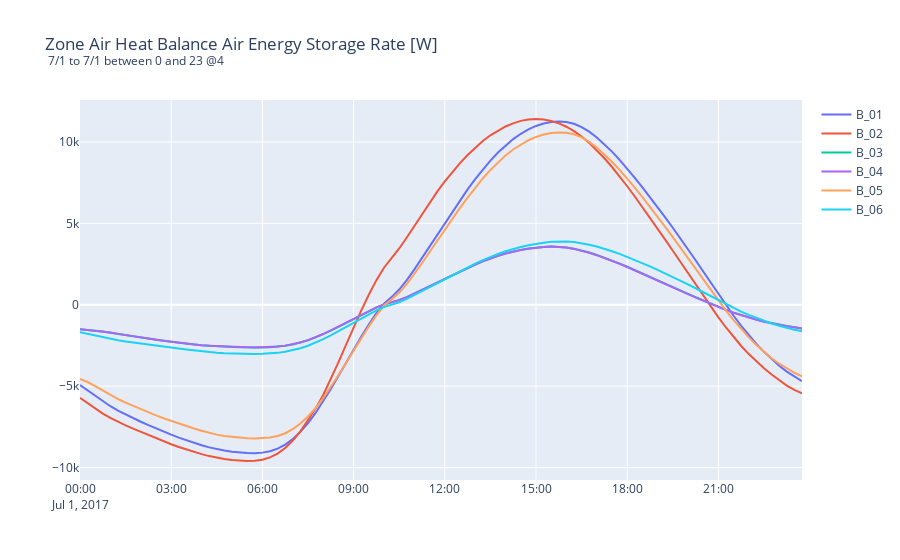

Notebook code cell kept with this figure:
### Code cell
assert ez.plt
ez.plt.get_collection_for_variable(ov.zone_energy_balance)
ez.plt.create_plot(SHOW_FIG=False)
